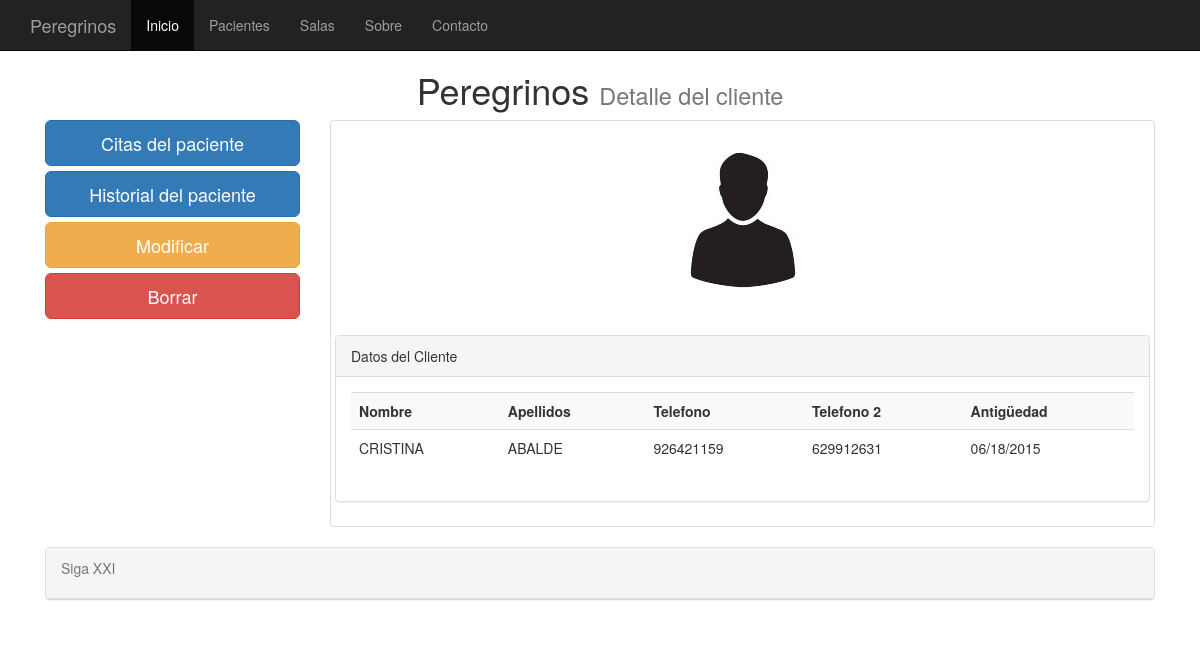
The page /pacientes_detalle/431/ on the database as committed earlier.
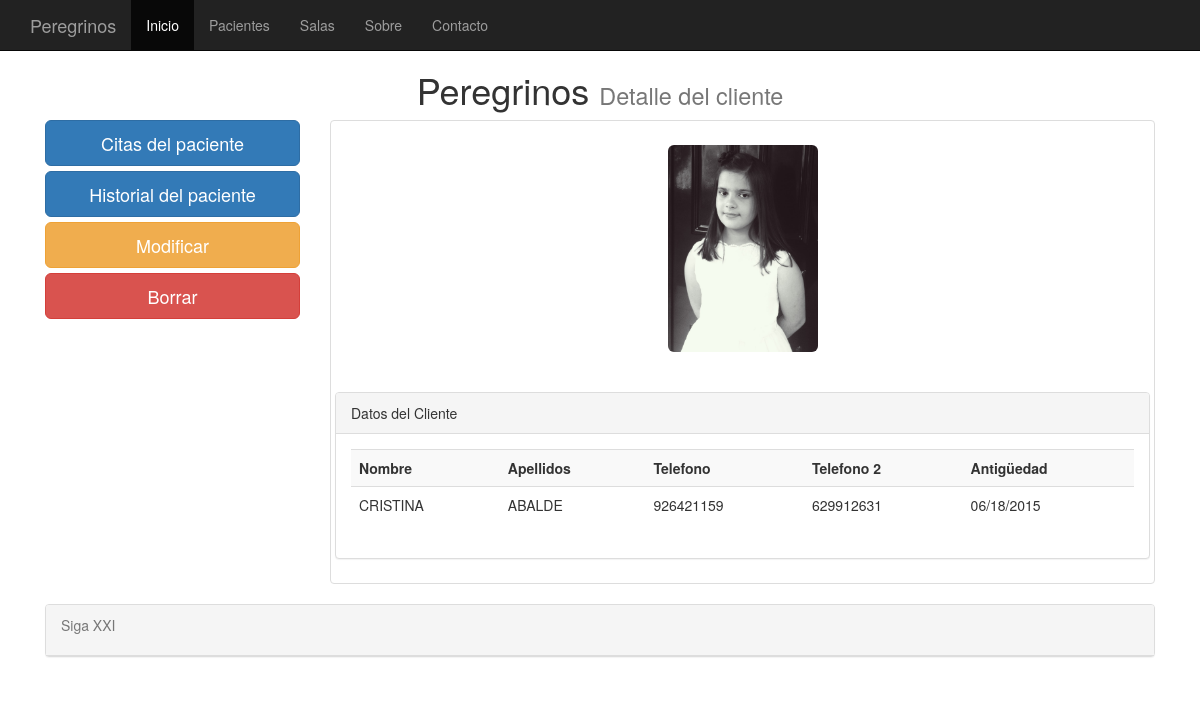
The same page on the database as committed later.
### clinica/models.py (models this page shows, shortened)
class clientes(models.Model):
    nombre = models.CharField(max_length=75)
    apellidos = models.CharField(max_length=75)
    telefono =  models.PositiveIntegerField(null=True, blank=True)
    telefono2 = models.PositiveIntegerField(null=True, blank=True)
    antiguedad = models.DateTimeField(default=datetime.now, blank=True)
    fotografia = models.ImageField(upload_to='imagenes', blank=True)

### clinica/views.py (the view)
# urls.py: url(r'^pacientes_detalle/(?P<pk>[0-9]+)/$', DetallePacientes.as_view(), name = 'pacientes_detalle'),
class DetallePacientes(DetailView):
    model = clientes

### templates/clinica/clientes_detail.html
{% extends "base.html" %}
{%   load   staticfiles   %}
{% block elcss %}
<link   rel="stylesheet"   type="text/css"   href="{%   static  'clinica/css/pacientes_detalle.css'   %}"   />
{% endblock %}
{% block titulo %}
Detalle del cliente
{% endblock %}
{% block content %}
<row>
	<div class="col-md-3">
		<a href="/citas/{{ clientes.id }}/" class="btn btn-primary btn-lg btn-block">Citas del paciente</a>
		<a href="/historial/{{ clientes.id }}/" class="btn btn-primary btn-lg btn-block">Historial del paciente</a>
		<a href="/pacientes_editar/{{ clientes.id }}/" class="btn btn-warning btn-lg btn-block">Modificar</a>
		<a href="/pacientes_borrar/{{ clientes.id }}/" class="btn btn-danger btn-lg btn-block">Borrar</a>
	</div>
	<div class="col-md-9">
		<div class="thumbnail">
			<br />
			{% if clientes.fotografia %}
				<img src="{{ clientes.fotografia.url }}" class="img-rounded" width="150" height="200" >
			{% else %}
				<img src="/media/imagenes/user.jpg" class="img-rounded">
			{% endif %}
			<br/><br />
			<div class="panel panel-default">
				<div class="panel-heading">
					Datos del Cliente
				</div>
				<div class="panel-body">
					  <div class="table-responsive">
						<table class="table table-striped">
						<th>Nombre</th>
						<th>Apellidos</th>
						<th>Telefono</th>
						<th>Telefono 2</th>
						<th>Antigüedad</td>
						<tr>
							<td>{{ clientes.nombre | capfirst}}</td>
							<td>{{ clientes.apellidos | capfirst}}</td>
							<td>{{ clientes.telefono }}</td>
							<td>{{ clientes.telefono2 }}</td>
							<td>{{ clientes.antiguedad | date:"SHORT_DATE_FORMAT" }}</td>
						</tr>
					  </table>
					  </div>
			  </div>
			</div>
		</div>
	</div>
</row>
{% endblock %}

Rows that differ between the two databases and show on the page:
changed clientes "CRISTINA": fotografia: picture added in place of a placeholder
